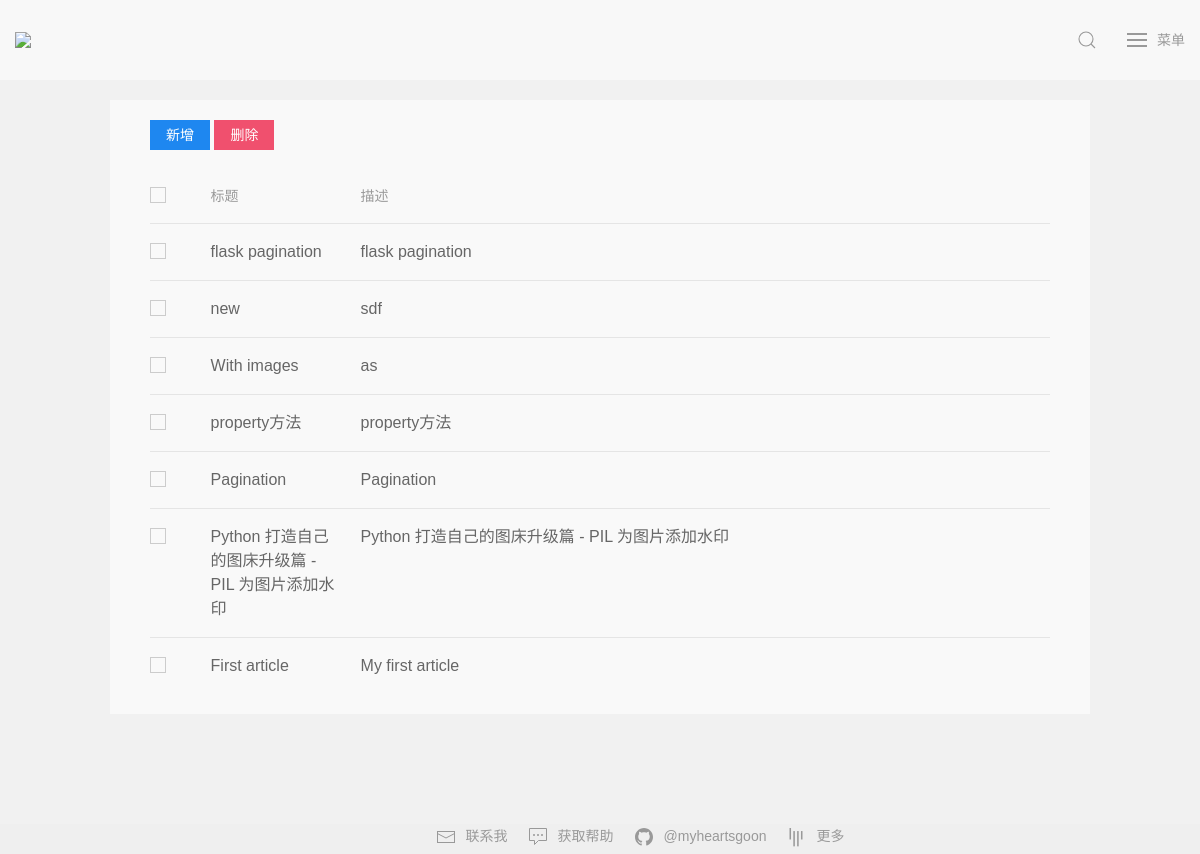
Before: /manage (signed in) with the older database file.
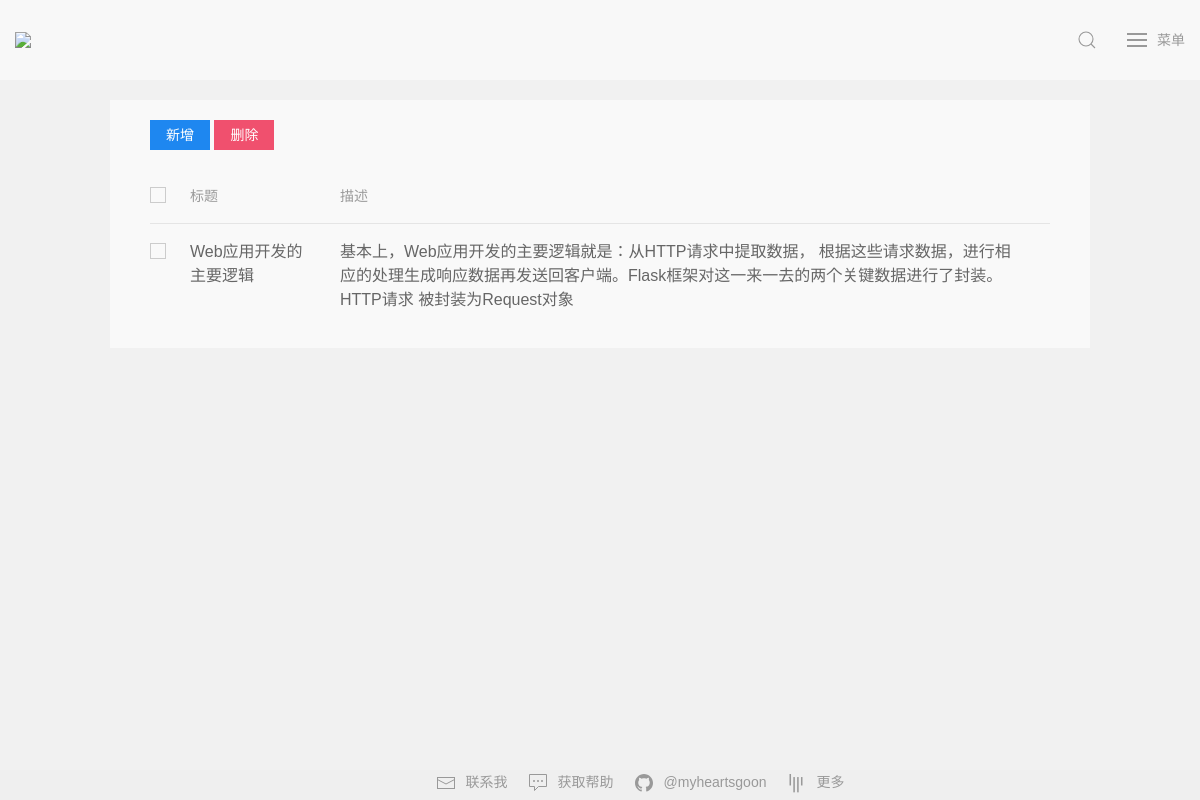
After: the same page with the newer database file.
### application/models/models.py (models this page shows, shortened)
class Article(db.Model):
    __tablename__ = 'article'
    id = db.Column(db.Integer, primary_key=True)
    title = db.Column(db.String(100))
    descp = db.Column(db.String(100))
    content = db.Column(db.String(10000))
    user_id = db.Column(db.Integer, db.ForeignKey('users.id'))
    user = db.relationship('User', backref=db.backref('article'))
    time = db.Column(db.DateTime, default=datetime.now)
    category = db.Column(db.String(10))
    thumbnail = db.Column(db.String(50))

### application/controllers/routes.py (the view)
@bp.route('/manage')
@login_required
def manage():
    articles = Article.query.order_by(desc(Article.time)).all()
    return render_template('manage.html', articles=articles)

### application/app.py (called while the page is built)
def create_app(config_name=None):
    if config_name is None:
        config_name = 'default'
    app = Flask(__name__)
    app.config.from_object(config[config_name])
    db.init_app(app)
    login_manager = LoginManager()
    login_manager.session_protection = 'strong'
    login_manager.login_view = "blog.login"
    login_manager.login_message = "该页面需要登陆"
    login_manager.init_app(app)
    @login_manager.user_loader
    def load_user(user_id):
        return User.query.get(int(user_id))
    app.register_blueprint(bp)
    return app

### application/controllers/routes.py (called while the page is built)
@bp.before_request
def make_session_permant():
    session.permanent = True

### application/templates/manage.html (shortened to what this page needs)
{% extends "base.html" %}
{% block head %}
{{ super() }}
{% endblock %}
{% block content %}
<div class="uk-container uk-container-small uk-margin-top uk-margin-xlarge-bottom article-background">
    <a id="new" class="uk-button uk-button-primary uk-button-small uk-margin-top" href="{{ url_for('blog.publish') }}" type="button">新增</a>
    <button id="delete" class="uk-button uk-button-danger uk-button-small uk-margin-top" type="button">删除</button>
    <table class="uk-table uk-table-justify uk-table-divider">
        <thead>
            <tr>
                <th><label><input class="uk-checkbox" type="checkbox" id="checkAll"></label></th>
                <th class="uk-width-small">标题</th>
                <th>描述</th>
            </tr>
        </thead>
        <tbody>
        {% for a in articles %}
            <tr>
                <td><label><input class="uk-checkbox" type="checkbox" id="{{ a.id }}"></label></td>
                <td>{{ a.title }}</td>
                <td>{{ a.descp }}</td>
                <td></td>
            </tr>
        {% endfor %}
        </tbody>
    </table>
</div>
{% endblock %}

Changed rows visible on the page:
removed Article: title "flask pagination", descp "flask pagination"
removed Article: title "new", descp "sdf"
removed Article: title "With images", descp "as"
removed Article: title "property方法", descp "property方法"
removed Article: title "Pagination", descp "Pagination"
removed Article: title "Python 打造自己的图床升级篇 - PIL 为图片添加水印", descp "Python 打造自己的图床升级篇 - PIL 为图片添加水印"
removed Article: title "First article", descp "My first article"
added Article: title "Web应用开发的主要逻辑", descp "基本上，Web应用开发的主要逻辑就是：从HTTP请求中提取数据， 根据这些请求数据，进行相应的处理生成响应数据再发送回客户端。Flask框架对这一来一去的两个关键数据进行了封装。HTTP请求 被封装为Request对象"
